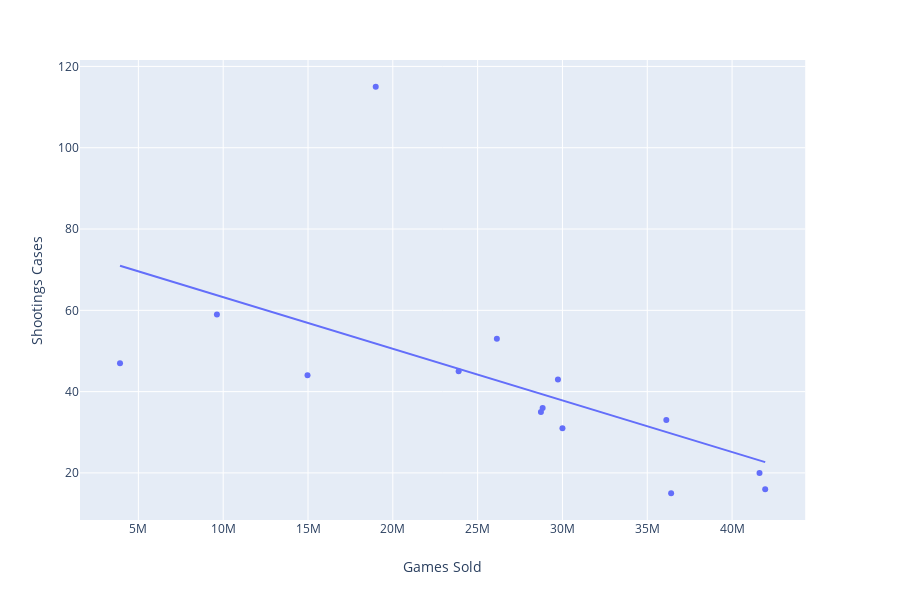

The notebook cell saved with this chart:
### Code cell
games_solds['Shootings Cases'] = pd.Series(usa_shootings_years[(usa_shootings_years['Year'] >= 2005)\
                       & (usa_shootings_years['Year'] <= 2018)]['Cases'].values)
# games_solds['Shootings'] /= max(games_solds['Shootings'])
# games_solds['Games Sold'] /= max(games_solds['Games Sold'])

fig = px.scatter(games_solds, x="Games Sold", y="Shootings Cases", trendline="ols")
fig.show()

results = px.get_trendline_results(fig)
results.px_fit_results.iloc[0].summary()

### Figure 1 — Plotly figure (JSON) as saved in the notebook; plotly's stock layout.template omitted (floating-point values rounded to 4 significant figures)
{"data": [{"hoverlabel": {"namelength": 0}, "hovertemplate": "Games Sold=%{x}<br>Shootings Cases=%{y}", "legendgroup": "", "marker": {"color": "#636efa", "symbol": "circle"}, "mode": "markers", "name": "", "showlegend": false, "type": "scatter", "x": [3917593, 9630080, 14972552, 28730948, 30000530, 36407494, 41952406, 41617496, 36125207, 29735040, 28833246, 23881475, 26133975, 18992830], "xaxis": "x", "y": [47, 59, 44, 35, 31, 15, 16, 20, 33, 43, 36, 45, 53, 115], "yaxis": "y"}, {"hoverlabel": {"namelength": 0}, "hovertemplate": "<b>OLS trendline</b><br>Shootings Cases = -0.000001 * Games Sold + 75.931347<br>R<sup>2</sup>=0.341069<br><br>Games Sold=%{x}<br>Shootings Cases=%{y} <b>(trend)</b>", "legendgroup": "", "marker": {"color": "#636efa", "symbol": "circle"}, "mode": "lines", "name": "", "showlegend": false, "type": "scatter", "x": [3917593, 9630080, 14972552, 18992830, 23881475, 26133975, 28730948, 28833246, 29735040, 30000530, 36125207, 36407494, 41617496, 41952406], "xaxis": "x", "y": [70.96, 63.7, 56.92, 51.81, 45.6, 42.74, 39.45, 39.32, 38.17, 37.83, 30.06, 29.7, 23.08, 22.66], "yaxis": "y"}], "layout": {"height": 600, "legend": {"tracegroupgap": 0}, "margin": {"t": 60}, "xaxis": {"anchor": "y", "domain": [0, 0.98], "title": {"text": "Games Sold"}}, "yaxis": {"anchor": "x", "domain": [0, 1], "title": {"text": "Shootings Cases"}}}}
